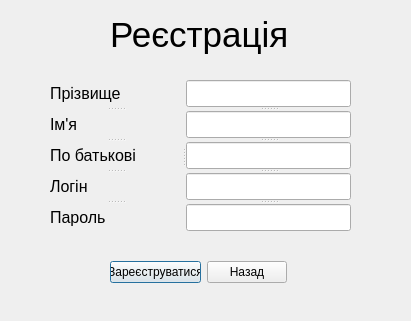
<?xml version="1.0" encoding="UTF-8"?>
<ui version="4.0">
 <class>registration</class>
 <widget class="QDialog" name="registration">
  <property name="geometry">
   <rect>
    <x>0</x>
    <y>0</y>
    <width>411</width>
    <height>321</height>
   </rect>
  </property>
  <property name="windowTitle">
   <string>Dialog</string>
  </property>
  <widget class="QLabel" name="label">
   <property name="geometry">
    <rect>
     <x>110</x>
     <y>10</y>
     <width>181</width>
     <height>51</height>
    </rect>
   </property>
   <property name="text">
    <string>&lt;html&gt;&lt;head/&gt;&lt;body&gt;&lt;p&gt;&lt;span style=&quot; font-size:26pt;&quot;&gt;Реєстрація&lt;/span&gt;&lt;/p&gt;&lt;/body&gt;&lt;/html&gt;</string>
   </property>
  </widget>
  <widget class="QWidget" name="layoutWidget">
   <property name="geometry">
    <rect>
     <x>110</x>
     <y>260</y>
     <width>177</width>
     <height>25</height>
    </rect>
   </property>
   <layout class="QHBoxLayout" name="horizontalLayout">
    <item>
     <widget class="QPushButton" name="Enter">
      <property name="enabled">
       <bool>true</bool>
      </property>
      <property name="autoFillBackground">
       <bool>false</bool>
      </property>
      <property name="text">
       <string>Зареєструватися</string>
      </property>
     </widget>
    </item>
    <item>
     <widget class="QPushButton" name="pushButton_2">
      <property name="text">
       <string>Назад</string>
      </property>
     </widget>
    </item>
   </layout>
  </widget>
  <widget class="QSplitter" name="splitter_3">
   <property name="geometry">
    <rect>
     <x>50</x>
     <y>80</y>
     <width>301</width>
     <height>151</height>
    </rect>
   </property>
   <property name="orientation">
    <enum>Qt::Horizontal</enum>
   </property>
   <widget class="QSplitter" name="splitter_2">
    <property name="orientation">
     <enum>Qt::Vertical</enum>
    </property>
    <widget class="QLabel" name="LSurname">
     <property name="text">
      <string>&lt;html&gt;&lt;head/&gt;&lt;body&gt;&lt;p&gt;&lt;span style=&quot; font-size:12pt;&quot;&gt;Прізвище&lt;/span&gt;&lt;/p&gt;&lt;/body&gt;&lt;/html&gt;</string>
     </property>
    </widget>
    <widget class="QLabel" name="LName">
     <property name="text">
      <string>&lt;html&gt;&lt;head/&gt;&lt;body&gt;&lt;p&gt;&lt;span style=&quot; font-size:12pt;&quot;&gt;Ім'я&lt;/span&gt;&lt;/p&gt;&lt;/body&gt;&lt;/html&gt;</string>
     </property>
     <property name="textFormat">
      <enum>Qt::AutoText</enum>
     </property>
    </widget>
    <widget class="QLabel" name="LPatronymic">
     <property name="text">
      <string>&lt;html&gt;&lt;head/&gt;&lt;body&gt;&lt;p&gt;&lt;span style=&quot; font-size:12pt;&quot;&gt;По батькові&lt;/span&gt;&lt;/p&gt;&lt;/body&gt;&lt;/html&gt;</string>
     </property>
    </widget>
    <widget class="QLabel" name="LLogin">
     <property name="text">
      <string>&lt;html&gt;&lt;head/&gt;&lt;body&gt;&lt;p&gt;&lt;span style=&quot; font-size:12pt;&quot;&gt;Логін&lt;/span&gt;&lt;/p&gt;&lt;/body&gt;&lt;/html&gt;</string>
     </property>
    </widget>
    <widget class="QLabel" name="LPassword">
     <property name="text">
      <string>&lt;html&gt;&lt;head/&gt;&lt;body&gt;&lt;p&gt;&lt;span style=&quot; font-size:12pt;&quot;&gt;Пароль&lt;/span&gt;&lt;/p&gt;&lt;/body&gt;&lt;/html&gt;</string>
     </property>
    </widget>
   </widget>
   <widget class="QSplitter" name="splitter">
    <property name="orientation">
     <enum>Qt::Vertical</enum>
    </property>
    <widget class="QLineEdit" name="TSurname">
     <property name="styleSheet">
      <string notr="true">font: 12pt &quot;MS Shell Dlg 2&quot;;</string>
     </property>
    </widget>
    <widget class="QLineEdit" name="TName">
     <property name="styleSheet">
      <string notr="true">font: 12pt &quot;MS Shell Dlg 2&quot;;</string>
     </property>
    </widget>
    <widget class="QLineEdit" name="TPatronymic">
     <property name="styleSheet">
      <string notr="true">font: 12pt &quot;MS Shell Dlg 2&quot;;</string>
     </property>
    </widget>
    <widget class="QLineEdit" name="TLogin">
     <property name="styleSheet">
      <string notr="true">font: 12pt &quot;MS Shell Dlg 2&quot;;</string>
     </property>
    </widget>
    <widget class="QLineEdit" name="TPassword">
     <property name="styleSheet">
      <string notr="true">font: 12pt &quot;MS Shell Dlg 2&quot;;</string>
     </property>
     <property name="inputMask">
      <string/>
     </property>
     <property name="echoMode">
      <enum>QLineEdit::Password</enum>
     </property>
    </widget>
   </widget>
  </widget>
 </widget>
 <resources/>
 <connections/>
</ui>
